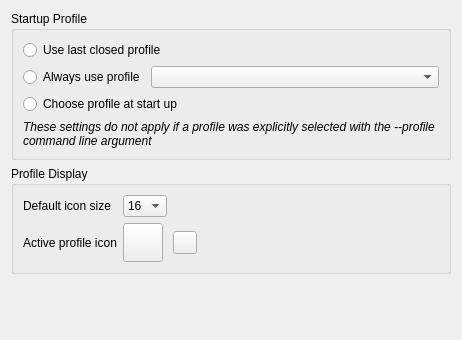
<?xml version="1.0" encoding="UTF-8"?>
<ui version="4.0">
 <class>QgsUserProfileOptionsWidgetBase</class>
 <widget class="QWidget" name="QgsUserProfileOptionsWidgetBase">
  <property name="geometry">
   <rect>
    <x>0</x>
    <y>0</y>
    <width>462</width>
    <height>340</height>
   </rect>
  </property>
  <property name="windowTitle">
   <string>User Profile Settings</string>
  </property>
  <layout class="QVBoxLayout" name="verticalLayout_2">
   <item>
    <widget class="QGroupBox" name="mProfilePolicyGroupBox">
     <property name="title">
      <string>Startup Profile</string>
     </property>
     <layout class="QGridLayout" name="gridLayout">
      <item row="5" column="0" colspan="2">
       <widget class="QLabel" name="label">
        <property name="font">
         <font>
          <pointsize>9</pointsize>
          <italic>true</italic>
         </font>
        </property>
        <property name="text">
         <string>These settings do not apply if a profile was explicitly selected with the --profile command line argument</string>
        </property>
        <property name="textFormat">
         <enum>Qt::PlainText</enum>
        </property>
        <property name="wordWrap">
         <bool>true</bool>
        </property>
       </widget>
      </item>
      <item row="2" column="0" colspan="2">
       <widget class="QRadioButton" name="mAskUser">
        <property name="text">
         <string>Choose profile at start up</string>
        </property>
       </widget>
      </item>
      <item row="1" column="0">
       <widget class="QRadioButton" name="mDefaultProfile">
        <property name="text">
         <string>Always use profile</string>
        </property>
       </widget>
      </item>
      <item row="1" column="1">
       <widget class="QComboBox" name="mDefaultProfileComboBox">
        <property name="sizePolicy">
         <sizepolicy hsizetype="Expanding" vsizetype="Fixed">
          <horstretch>0</horstretch>
          <verstretch>0</verstretch>
         </sizepolicy>
        </property>
       </widget>
      </item>
      <item row="0" column="0" colspan="2">
       <widget class="QRadioButton" name="mLastProfile">
        <property name="text">
         <string>Use last closed profile</string>
        </property>
       </widget>
      </item>
     </layout>
    </widget>
   </item>
   <item>
    <widget class="QGroupBox" name="mProfileSelectorGroupBox">
     <property name="title">
      <string>Profile Display</string>
     </property>
     <layout class="QGridLayout" name="gridLayout1">
      <item row="0" column="0">
       <widget class="QLabel" name="mIconSizeLabel">
        <property name="text">
         <string>Default icon size</string>
        </property>
       </widget>
      </item>
      <item row="0" column="1">
       <widget class="QComboBox" name="mIconSize">
        <property name="maximumSize">
         <size>
          <width>50</width>
          <height>16777215</height>
         </size>
        </property>
        <property name="toolTip">
         <string>Select size of icons in the user profile selector dialog</string>
        </property>
        <item>
         <property name="text">
          <string>16</string>
         </property>
        </item>
        <item>
         <property name="text">
          <string>24</string>
         </property>
        </item>
        <item>
         <property name="text">
          <string>32</string>
         </property>
        </item>
        <item>
         <property name="text">
          <string>48</string>
         </property>
        </item>
        <item>
         <property name="text">
          <string>64</string>
         </property>
        </item>
       </widget>
      </item>
      <item row="1" column="0">
       <widget class="QLabel" name="mActiveProfileIconLabel">
        <property name="text">
         <string>Active profile icon</string>
        </property>
       </widget>
      </item>
      <item row="1" column="1">
       <widget class="QToolButton" name="mActiveProfileIconButton">
        <property name="toolTip">
         <string>Change profile icon</string>
        </property>
        <property name="icon">
         <iconset resource="../../images/images.qrc">
          <normaloff>:/images/themes/default/user.svg</normaloff>:/images/themes/default/user.svg</iconset>
        </property>
        <property name="iconSize">
         <size>
          <width>32</width>
          <height>32</height>
         </size>
        </property>
       </widget>
      </item>
      <item row="1" column="2">
       <widget class="QToolButton" name="mResetIconButton">
        <property name="toolTip">
         <string>Reset icon</string>
        </property>
        <property name="icon">
         <iconset resource="../../images/images.qrc">
          <normaloff>:/images/themes/default/mActionRefresh.svg</normaloff>:/images/themes/default/mActionRefresh.svg</iconset>
        </property>
       </widget>
      </item>
      <item row="1" column="3">
       <spacer name="horizontalSpacer">
        <property name="orientation">
         <enum>Qt::Horizontal</enum>
        </property>
        <property name="sizeHint" stdset="0">
         <size>
          <width>40</width>
          <height>20</height>
         </size>
        </property>
       </spacer>
      </item>
     </layout>
    </widget>
   </item>
   <item>
    <spacer name="verticalSpacer">
     <property name="orientation">
      <enum>Qt::Vertical</enum>
     </property>
     <property name="sizeHint" stdset="0">
      <size>
       <width>20</width>
       <height>0</height>
      </size>
     </property>
    </spacer>
   </item>
  </layout>
 </widget>
 <tabstops>
  <tabstop>mLastProfile</tabstop>
  <tabstop>mDefaultProfile</tabstop>
  <tabstop>mDefaultProfileComboBox</tabstop>
  <tabstop>mAskUser</tabstop>
  <tabstop>mActiveProfileIconButton</tabstop>
 </tabstops>
 <resources>
  <include location="../../images/images.qrc"/>
 </resources>
 <connections/>
</ui>
